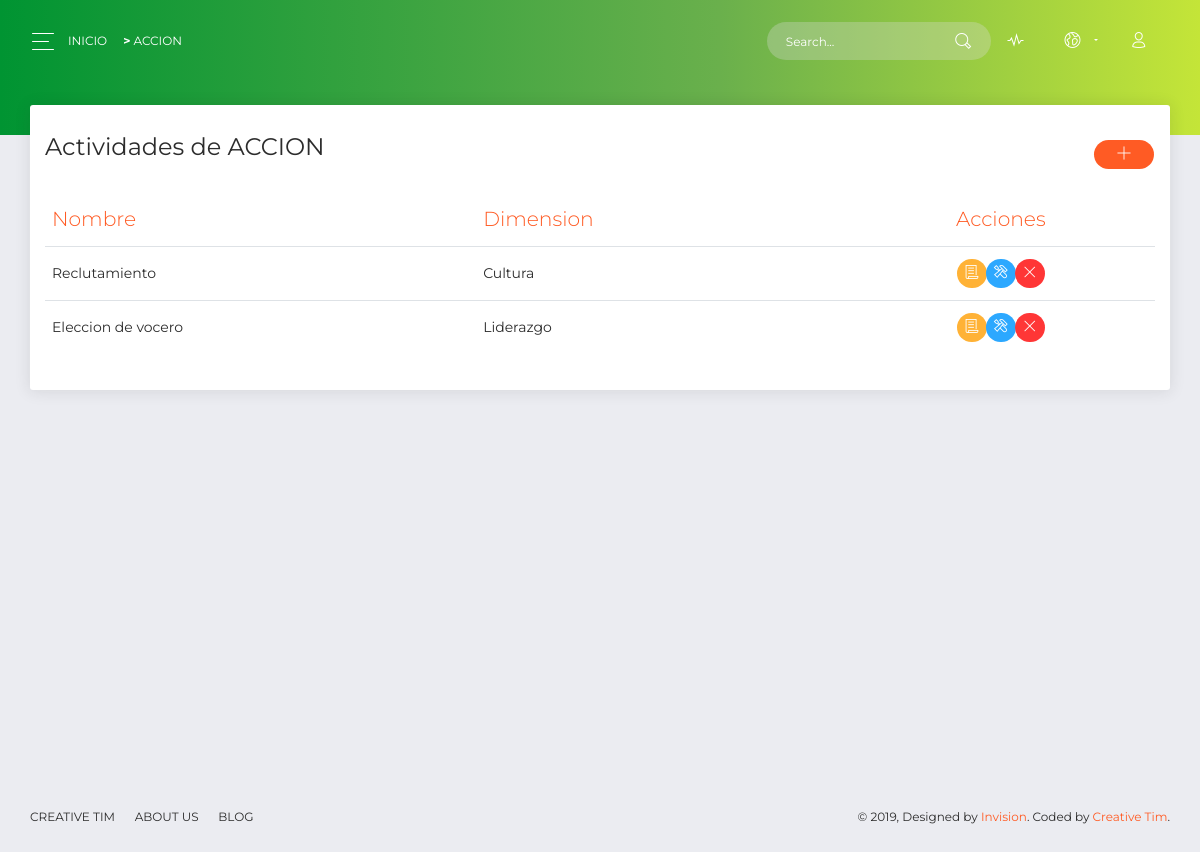
/?c=accion (signed in), run on an earlier commit of the app's database.
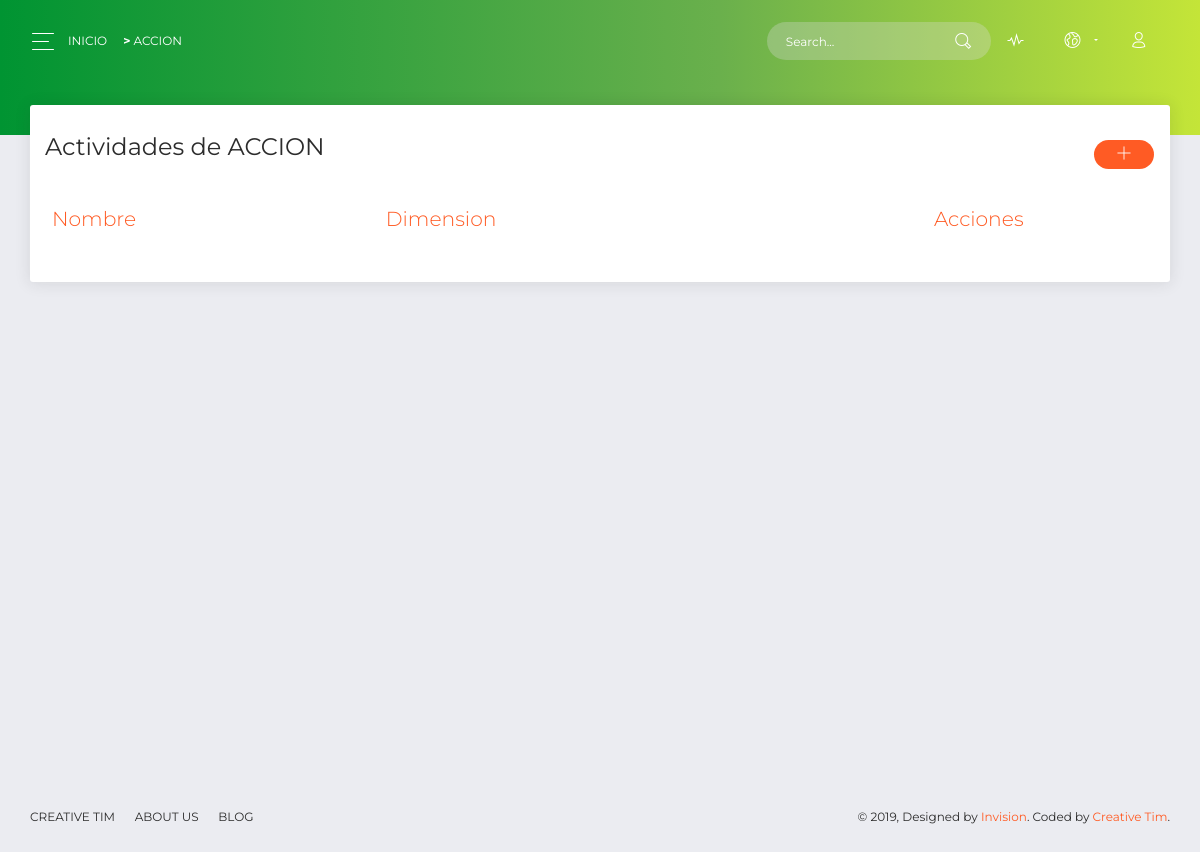
And on a later commit of the database.
### tables this page shows
CREATE TABLE `acciones` (
  `id` int(11) NOT NULL,
  `name` varchar(50) NOT NULL,
  `dimension_id` int(11) NOT NULL
);

CREATE TABLE `dimensiones` (
  `id` int(11) NOT NULL,
  `name` varchar(50) NOT NULL
);

### controller/accion.controller.php (called while the page is built, shortened)
<?php
require_once 'model/accion.php';
class accionController
{
    public function __CONSTRUCT()
    {
        $this->model = new accion();
    }
    public function Index()
    {
        require_once 'view/header.php';
        require_once 'view/accion/accion.php';
        require_once 'view/footer.php';
    }
}

### model/database.php (called while the page is built)
<?php
class Database
{
    public static function StartUp()
    {
        $pdo = new PDO('mysql:host=localhost;dbname=bienestar;charset=utf8', 'root', '');
        $pdo->setAttribute(PDO::ATTR_ERRMODE, PDO::ERRMODE_EXCEPTION);
        return $pdo;
    }
}

### model/accion.php (called while the page is built, shortened)
<?php
class accion
{
    private $pdo;
    public function __CONSTRUCT()
    {
        try {
            $this->pdo = Database::StartUp();
        } catch (Exception $e) {
            die($e->getMessage());
        }
    }
    public function Listar()
    {
        try {
            $stm = $this->pdo->prepare("SELECT
                acciones.id,
                acciones.name,
                dimensiones.id as dim_id,
                dimensiones.name as dim_name
                FROM acciones
                INNER JOIN dimensiones on dimension_id=dimensiones.id");
            $stm->execute();
            return $stm->fetchAll(PDO::FETCH_OBJ);
            die;
        } catch (Exception $e) {
            die($e->getMessage());
        }
    }
}

### view/accion/accion.php (the view, shortened to what this page needs)
<div class="panel-header panel-header-sm">
</div>
<div class="content">
    <div class="row">
        <div class="col-md-12">
            <div class="card">
                <div class="card-header">
                    <h4 class="card-title"> Actividades de
                        <?= strtoupper($_REQUEST['c']); ?><a class="btn btn-sm btn-primary btn-round pull-right" href="?c=accion&a=Crud&v=<?= isset($_REQUEST['v']) ? $_REQUEST['v'] : ""; ?>"><i class="now-ui-icons ui-1_simple-add"></i></a>
                    </h4>
                </div>
                <div class="card-body">
                    <div class="table-responsive">
                        <table class="table">
                            <thead class=" text-primary">
                                <th>
                                    Nombre
                                </th>
                                <th>
                                    Dimension
                                </th>
                                <th class="text-center">
                                    Acciones
                                </th>
                            </thead>
                            <tbody>
                                <?php foreach ($this->model->Listar() as $r) : ?>
                                <tr>
                                    <td>
                                        <?php echo $r->name; ?>
                                    </td>
                                    <td>
                                        <?php echo $r->dim_name; ?>
                                    </td>
                                    <td class="text-center">
                                        <div class="btn-group btn-group-sm btn-group-round" role="group" aria-label="Basic example">
                                            <button type="button" class="btn btn-sm btn-warning btn-round " onclick="passValue(<?= $r->id ?>)" data-toggle="modal" data-target="#myModal2">
                                                <i class="now-ui-icons files_paper "></i>
                                            </button>
                                            <a type=button" class="btn btn-sm btn-info btn-round" href="?c=accion&a=Crud&id=<?php echo $r->id; ?>&v=<?= $_REQUEST['v']; ?>">
                                                <i class="now-ui-icons ui-2_settings-90"></i>
                                            </a>
                                            <button type="button" class="btn btn-sm btn-danger btn-round" onclick="passValue(<?= $r->id ?>)" data-toggle="modal" data-target="#myModal1">
                                                <i class="now-ui-icons ui-1_simple-remove"></i>
                                            </button>
                                        </div>
                                    </td>
                                </tr>
                                <?php endforeach; ?>
                            </tbody>
                        </table>
                    </div>
                </div>
            </div>
        </div>
    </div>
</div>

What changed in the data, as far as the page shows it:
removed acciones: name "Reclutamiento", dimension.name "Cultura"
removed acciones: name "Eleccion de vocero", dimension.name "Liderazgo"
